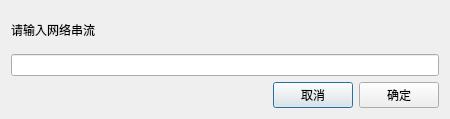
<?xml version="1.0" encoding="UTF-8"?>
<ui version="4.0">
 <class>WNetDialogClass</class>
 <widget class="QDialog" name="WNetDialogClass">
  <property name="geometry">
   <rect>
    <x>0</x>
    <y>0</y>
    <width>450</width>
    <height>119</height>
   </rect>
  </property>
  <property name="windowTitle">
   <string>WNetDialog</string>
  </property>
  <layout class="QVBoxLayout" name="verticalLayout">
   <item>
    <layout class="QHBoxLayout" name="horizontalLayout">
     <item>
      <widget class="QLabel" name="label">
       <property name="text">
        <string>请输入网络串流</string>
       </property>
      </widget>
     </item>
     <item>
      <spacer name="horizontalSpacer">
       <property name="orientation">
        <enum>Qt::Horizontal</enum>
       </property>
       <property name="sizeHint" stdset="0">
        <size>
         <width>40</width>
         <height>20</height>
        </size>
       </property>
      </spacer>
     </item>
    </layout>
   </item>
   <item>
    <widget class="QLineEdit" name="lineEdit"/>
   </item>
   <item>
    <layout class="QHBoxLayout" name="horizontalLayout_2">
     <item>
      <spacer name="horizontalSpacer_2">
       <property name="orientation">
        <enum>Qt::Horizontal</enum>
       </property>
       <property name="sizeHint" stdset="0">
        <size>
         <width>40</width>
         <height>20</height>
        </size>
       </property>
      </spacer>
     </item>
     <item>
      <widget class="QPushButton" name="btnCancel">
       <property name="text">
        <string>取消</string>
       </property>
      </widget>
     </item>
     <item>
      <widget class="QPushButton" name="btnOk">
       <property name="text">
        <string>确定</string>
       </property>
      </widget>
     </item>
    </layout>
   </item>
  </layout>
 </widget>
 <layoutdefault spacing="6" margin="11"/>
 <resources/>
 <connections/>
</ui>
